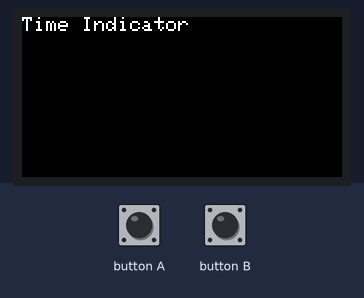
Recording of a sketch running on a simulated ESP32. Shown: 160×80 colour display. WiFi joins after 1.5 s; servers stay silent unless stated; what the sketch prints to the serial monitor is not drawn.

Above: at 0.2 s.
At 1.7 s:
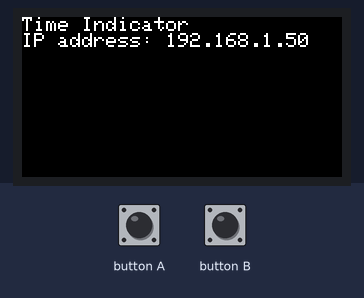
At 4.9 s:
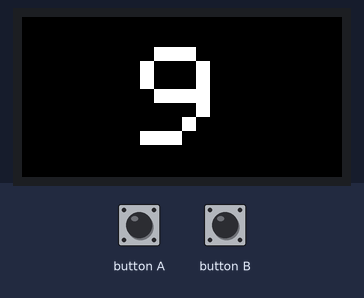

Measured:
- what the display in image 1 shows lasts 3.0 s, from 1.7 s to 4.7 s

The sketch:

time-indicator.ino
```cpp
#include <HTTPClient.h>
#include "settings.h"
#include <M5StickC.h>

// ネットワーク設定
const char *ssid = SSID;
const char *password = PASSWORD;
const char *host = HOSTNAME;
const int port = PORT;
const int RESPONSE_TIMEOUT_MILLIS = 5000;

const int HOURS = TARGET_HOURS;

void updateLatest();
int getDiffHours(int baseHours);

/*
  初回処理
*/
void setup()
{
  // 初期化
  M5.begin();

  // LCD スクリーン初期化
  M5.Lcd.fillScreen(BLACK);
  M5.Lcd.setTextColor(WHITE);
  M5.Axp.ScreenBreath(10);
  M5.Lcd.setRotation(1);
  M5.Lcd.setTextSize(1);
  M5.Lcd.println("Time Indicator");

  // Wi-Fi 接続
  Serial.println();
  Serial.print("Connecting to ");
  Serial.println(ssid);
  WiFi.begin(ssid, password);
  while (WiFi.status() != WL_CONNECTED)
  {
    // 接続待ち
    delay(500);
    Serial.print(".");
  }

  // 接続成功後
  Serial.println();
  Serial.println("Wi-Fi connected.");
  Serial.print("IP address: ");
  Serial.println(WiFi.localIP());
  M5.Lcd.print("IP address: ");
  M5.Lcd.println(WiFi.localIP());
  delay(3000);
}

/*
  メインループ
*/
void loop()
{
  M5.update();

  // 最新の状態を取得
  updateLatest();

  delay(5 * 60 * 1000);
}

/**
 * サーバーから自機の最新の状態を取得します。
 */
void updateLatest()
{
  M5.Lcd.fillScreen(BLACK);

  // サーバーから最新情報を取得
  int hours = getDiffHours(TARGET_HOURS);

  Serial.print(hours);
  Serial.println(" Hours");

  M5.Lcd.setTextSize(10);
  M5.Lcd.drawCentreString(String(hours), 160 / 2, 15, 1);

  Serial.println("Update Completed.");
}

/**
 * 現在時刻から指定した時間の差を返します。
 */
int getDiffHours(int baseHours)
{
  HTTPClient client;
  client.setTimeout(RESPONSE_TIMEOUT_MILLIS);
  String url = "https://" + String(host);

  if (!client.begin(url))
  {
    Serial.println("Connection failed.");
    return -1;
  }

  int httpCode = client.GET();
  String now = client.getString();
  client.end();
  Serial.println(now);

  // 時間の差を計算
  long hours = now.substring(11, 13).toInt();
  long minutes = now.substring(14, 16).toInt();
  long diffHours = (hours > baseHours) ? (24 - (hours - baseHours)) : (baseHours - hours);

  if (minutes > 0)
  {
    diffHours--;
  }

  return (int)diffHours;
}
```

settings.example.h
```cpp
// ########################################################
//  プライベートな Wi-Fi 接続設定などの定義 [サンプル]
//  settings.h としてコピーした上で適宜設定を行って下さい。
// ########################################################

#define SSID "xxxxxxx"
#define PASSWORD "xxxxxxx"
#define HOSTNAME "xxxxxxx"
#define PORT 80

#define TARGET_HOURS 9
```
